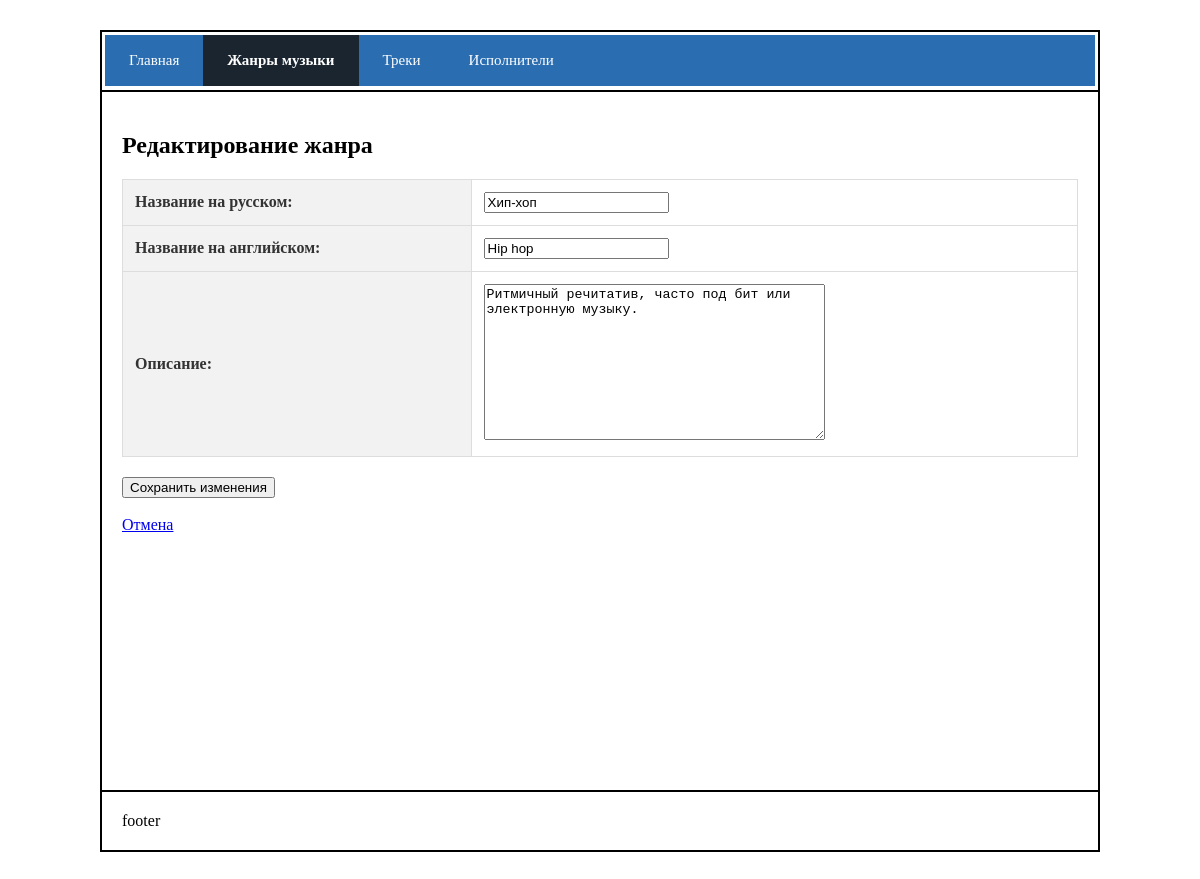
/edit_genre/2/, run on the app's committed database.
### main/models.py (models this page shows, shortened)
class Genre(models.Model):
    name_en = models.CharField(max_length=500, unique=True)
    name_ru = models.CharField(max_length=500, unique=True)
    description = models.TextField()

### main/views.py (the view)
# urls.py: path('edit_genre/<int:id>/', views.edit_genre),
def edit_genre(request, id):
    genre = get_object_or_404(Genre, id=id)
    if request.method == "POST":
        form = GenreForm(request.POST, instance=genre)
        if form.is_valid():
            form.save()
            return redirect('/genres/')
    else:
        form = GenreForm(instance=genre)
        return render(request, "edit_genre.html", {"form": form, "tab": "genres"})

### main/forms.py
class GenreForm(forms.ModelForm):
    class Meta:
        model = Genre
        fields = ['name_ru', 'name_en', 'description']
        labels = {
            'name_ru': 'Название на русском',
            'name_en': 'Название на английском',
            'description': 'Описание',
        }

### main/templates/edit_genre.html (shortened to what this page needs)
{% extends "base.html" %}
{% block content %}
<h2>Редактирование жанра</h2>
<form method="POST">
    <table>
        {{ form.as_table }}
    </table>
    <button type="submit">Сохранить изменения</button>
</form>
<br>
<a href="/genres/">Отмена</a>
{% endblock %}

### main/static/styles.css (style rules this page uses)
* { box-sizing: border-box; }
table { width: 100%; border-collapse: collapse; margin-bottom: 20px; }
table th, table td { border: 1px solid #ddd; padding: 12px; text-align: left; }
table th { background-color: #f2f2f2; color: #333; }

### data on the page
Genre: name_ru "Хип-хоп", name_en "Hip hop", description "Ритмичный речитатив, часто под бит или электронную музыку."
